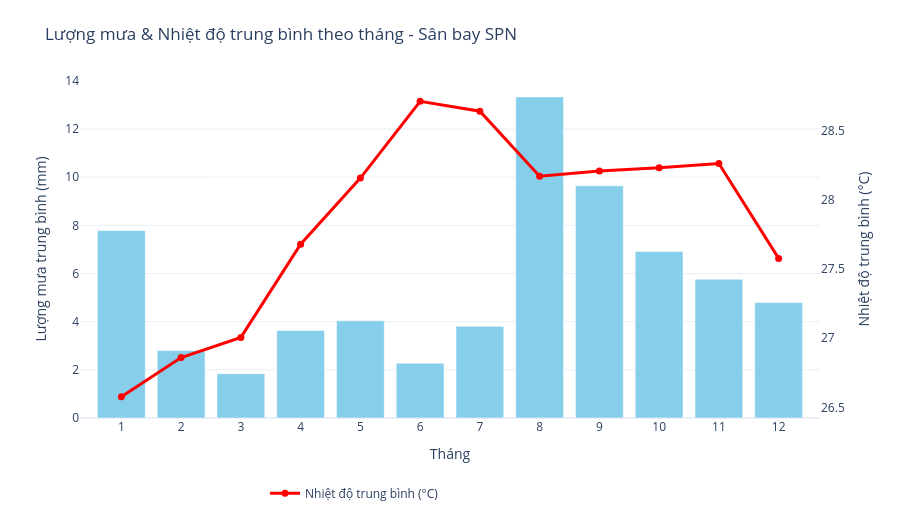

Notebook cell for this chart:
### Code cell
def plot_monthly_temp_and_precip(df, airport_id):
    """
    Vẽ lượng mưa (bar, y axis trái) và nhiệt độ (line, y axis phải) theo tháng
    bằng Plotly. Đảm bảo nhiệt độ nằm trên trục y thứ hai (bên phải).
    """
    # Lọc dữ liệu theo sân bay
    subset = df[df['airport_id'] == airport_id]
    if subset.empty:
        print(f"Không có dữ liệu cho airport_id: {airport_id}")
        return
    
    # Tính trung bình theo tháng (đảm bảo có các tháng 1..12)
    monthly_data = subset.groupby('month', as_index=False)[['tavg', 'prcp']].mean()
    monthly_data = monthly_data.sort_values('month')

    # Bar chart cho prcp bằng Plotly Express
    fig = px.bar(
        monthly_data,
        x='month',
        y='prcp',
        labels={'month': 'Tháng', 'prcp': 'Lượng mưa trung bình (mm)'},
        color_discrete_sequence=['skyblue'],
        title=f'Lượng mưa & Nhiệt độ trung bình theo tháng - Sân bay {airport_id}'
    )

    # Thêm trace line cho nhiệt độ, gán cho yaxis='y2'
    fig.add_trace(
        go.Scatter(
            x=monthly_data['month'],
            y=monthly_data['tavg'],
            mode='lines+markers',
            name='Nhiệt độ trung bình (°C)',
            line=dict(color='red', width=3),
            marker=dict(size=7),
            yaxis='y2'   # <-- quan trọng: gắn trace này lên y2
        )
    )

    # Cấu hình layout, khai báo yaxis2 (overlaying y, side right)
    fig.update_layout(
        xaxis=dict(dtick=1, title='Tháng'),
        yaxis=dict(title='Lượng mưa trung bình (mm)', showgrid=True),
        yaxis2=dict(
            title='Nhiệt độ trung bình (°C)',
            overlaying='y',
            side='right',
            showgrid=False
        ),
        legend=dict(title='', orientation='h', y=-0.18, x=0.25),
        template='plotly_white',
        width=900,
        height=520,
        margin=dict(t=80, b=80, l=80, r=80)
    )

    fig.show()
plot_monthly_temp_and_precip (df, "SPN")

### Figure 1 — Plotly figure (JSON) as saved in the notebook; plotly's stock layout.template omitted (floating-point values rounded to 4 significant figures)
{"data": [{"hovertemplate": "Tháng=%{x}<br>Lượng mưa trung bình (mm)=%{y}<extra></extra>", "legendgroup": "", "marker": {"color": "skyblue", "pattern": {"shape": ""}}, "name": "", "orientation": "v", "showlegend": false, "textposition": "auto", "type": "bar", "x": [1, 2, 3, 4, 5, 6, 7, 8, 9, 10, 11, 12], "xaxis": "x", "y": [7.784, 2.8, 1.842, 3.633, 4.039, 2.273, 3.81, 13.34, 9.643, 6.916, 5.76, 4.794], "yaxis": "y"}, {"line": {"color": "red", "width": 3}, "marker": {"size": 7}, "mode": "lines+markers", "name": "Nhiệt độ trung bình (°C)", "type": "scatter", "x": [1, 2, 3, 4, 5, 6, 7, 8, 9, 10, 11, 12], "y": [26.58, 26.86, 27.01, 27.68, 28.16, 28.71, 28.64, 28.17, 28.21, 28.23, 28.26, 27.58], "yaxis": "y2"}], "layout": {"barmode": "relative", "height": 520, "legend": {"orientation": "h", "title": {"text": ""}, "tracegroupgap": 0, "x": 0.25, "y": -0.18}, "margin": {"b": 80, "l": 80, "r": 80, "t": 80}, "title": {"text": "Lượng mưa & Nhiệt độ trung bình theo tháng - Sân bay SPN"}, "width": 900, "xaxis": {"anchor": "y", "domain": [0, 1], "dtick": 1, "title": {"text": "Tháng"}}, "yaxis": {"anchor": "x", "domain": [0, 1], "showgrid": true, "title": {"text": "Lượng mưa trung bình (mm)"}}, "yaxis2": {"overlaying": "y", "showgrid": false, "side": "right", "title": {"text": "Nhiệt độ trung bình (°C)"}}}}
